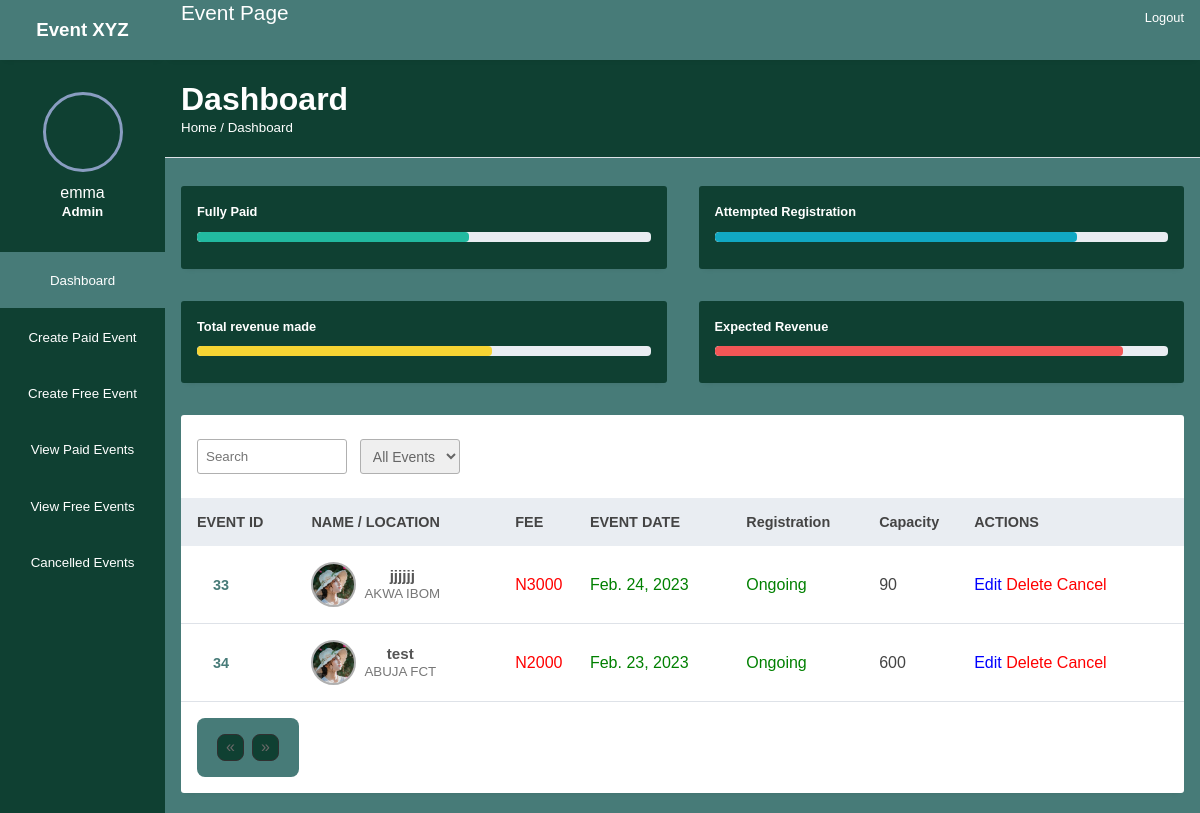
The page /admin-view/paid_event_page/ (signed in) on the database as committed earlier.
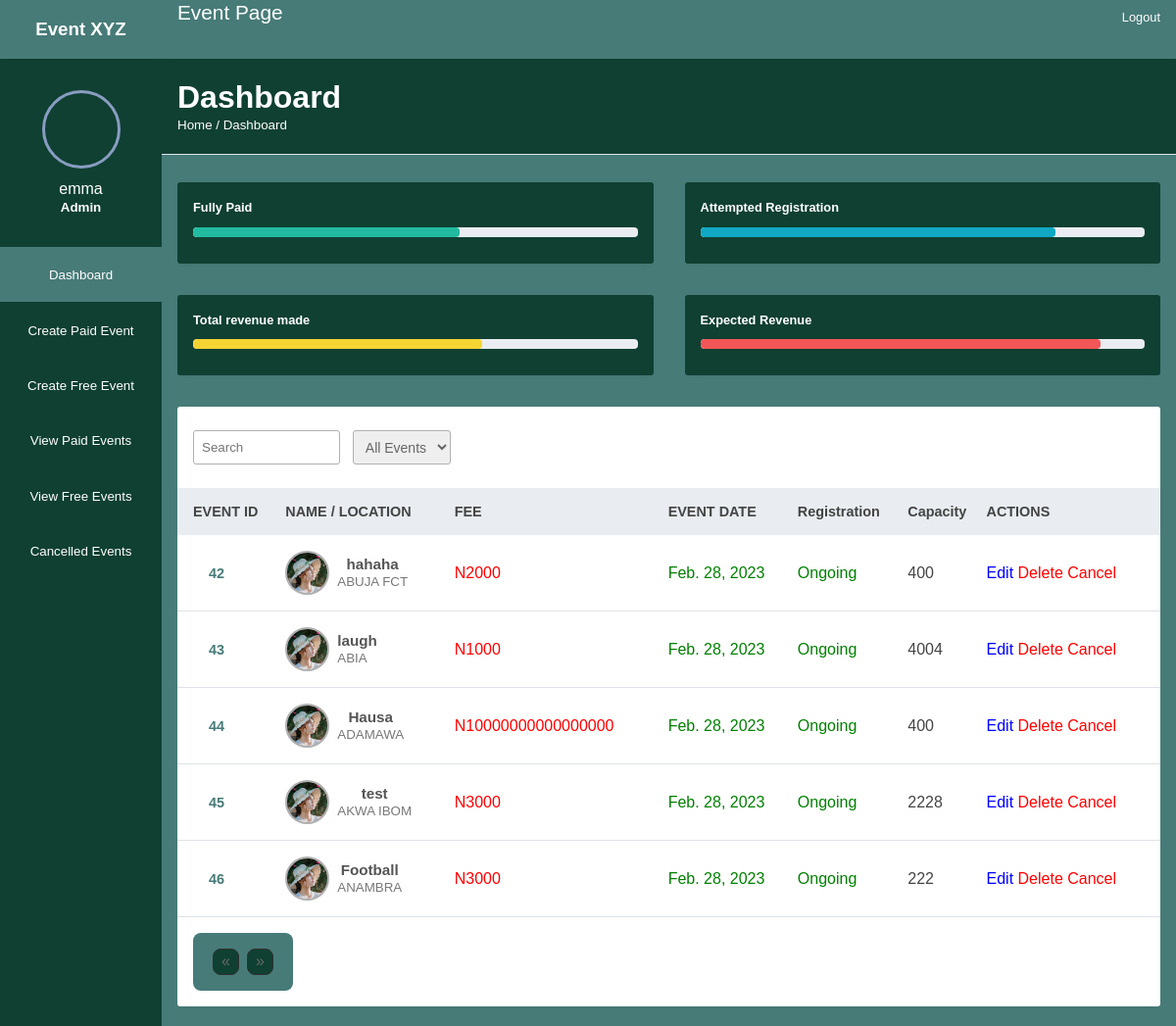
The same page on the database as committed later.
### AdminSection/models.py (models this page shows, shortened)
class Event(models.Model):
    event_name = models.CharField(max_length=100)
    location = models.CharField(max_length=100)
    price = models.CharField(max_length=100, blank=True, null=True,)
    space_capacity = models.IntegerField(blank=True, null=True,)
    description = models.TextField(max_length=5000, blank=True, null=True,)
    event_date = models.DateField(null=True, blank=True)
    event_time = models.TimeField(null=True, blank=True)
    event_end_date = models.DateTimeField(null=True, blank=True)
    bookings = models.IntegerField(default=0)
    slot_left = models.IntegerField(default=0)
    header_images = models.ImageField(null=True, blank=True, upload_to="images/")
    is_cancelled = models.BooleanField(default=False)
    def expired_event(self):
        mydate = timezone.now().date()
        if mydate > self.event_date:
            return True

### AdminSection/views.py (the view)
# urls.py: path("paid_event_page/", PaidEventView.as_view(), name="paid-event-page"),
class PaidEventView(ListView):
    model = Event
    template_name = "paid-event-page.html"
    paginate_by = 10

### AdminSection/templates/paid-event-page.html (shortened to what the changed rows need)
{%extends 'base.html' %}
{% block content%}
{% load static %}
{% if user.is_superuser %}
<table width="100%">
        <thead>
            <tr>
                <th>EVENT ID</th>
                <th> NAME / LOCATION</th>
                <th> FEE</th>
                <th> EVENT DATE</th>
                <th> Registration</th>
                <th> Capacity</th>
                <th> ACTIONS</th>
            </tr>
        </thead>
        <tbody>
        {% for event in object_list %}
            {%if event.price%}
            <tr data-href="{% url 'admin_details_page' event.pk%}">
                <td> <a href="/admin/all-customers.html">{{event.id}} </a> </td>
                <td>
                    <div class="client">
                        <div class="client-img bg-img" style="background-image: url({% static 'img/3.jpeg' %})"></div>
                        <div class="client-info">
                            <h4>{{event.event_name}}</h4>
                            <small>{{event.location}}</small>
                        </div>
                    </div>
                </td>
                <td>
                    {%if event.price%}
                        <span style="color: red;">N{{event.price}}</span>
                    {%else%}
                        <span style="color: green;">Free</span>
                    {%endif%}
                </td>
                <td style="color: green;">
                    {{event.event_date}}
                </td>
                <td style="color: green;">
                    {%if event.expired_event%}
                        <span style= "color:red"> Ended</span>
                    {%else%}
                        Ongoing
                    {%endif%}
                </td>
                <td>
                    {%if event.space_capacity%}
                        {{event.space_capacity}}
                    {%else%}
                        Unlimited
                    {%endif%}
                </td>
                <td>
                    <div class="hello">
                            {%if user.is_superuser%}
                                {%if event.expired_event%}
                                <span class="las la-ban" style="color: rgb(176, 177, 181);"> Edit</span>
                                {%else%}
                                <a href="{% url 'update_event' event.pk%}"><span class="las la-edit" style="color: blue;"> Edit </span></a>
                                {%endif%}
                                    <a href="{% url 'delete_event' event.pk%}"> <span class="las la-trash" style="color: red;">  Delete </span></a>
                                {%if event.is_cancelled == 0%}
                                    <a href="{% url 'cancel_event' event.pk%}"> <span class="las la-ban" style="color: red;"> Cancel</span></a>
                                {%endif%}
                            {%endif%}
                    </div>
                </td>
            </tr>
            {%endif%}
        {% endfor %}
    </tbody>
</table>
{%else%}
    <div style="color:red;"> You are not an admin. </div>
{% endif %}
</div>
{%endblock%}

Rows that differ between the two databases and show on the page:
removed Event: id "33", event_name "jjjjjj", location "AKWA IBOM", price "3000", event_date "Feb. 24, 2023", shows "Ongoing", space_capacity "90", shows "Edit", is_cancelled "Cancel"
removed Event: id "34", event_name "test", location "ABUJA FCT", price "2000", event_date "Feb. 23, 2023", shows "Ongoing", space_capacity "600", shows "Edit", is_cancelled "Cancel"
added Event: id "42", event_name "hahaha", location "ABUJA FCT", price "2000", event_date "Feb. 28, 2023", shows "Ongoing", space_capacity "400", shows "Edit", is_cancelled "Cancel"
added Event: id "43", event_name "laugh", location "ABIA", price "1000", event_date "Feb. 28, 2023", shows "Ongoing", space_capacity "4004", shows "Edit", is_cancelled "Cancel"
added Event: id "44", event_name "Hausa", location "ADAMAWA", price "10000000000000000", event_date "Feb. 28, 2023", shows "Ongoing", space_capacity "400", shows "Edit", is_cancelled "Cancel"
added Event: id "45", event_name "test", location "AKWA IBOM", price "3000", event_date "Feb. 28, 2023", shows "Ongoing", space_capacity "2228", shows "Edit", is_cancelled "Cancel"
added Event: id "46", event_name "Football", location "ANAMBRA", price "3000", event_date "Feb. 28, 2023", shows "Ongoing", space_capacity "222", shows "Edit", is_cancelled "Cancel"
